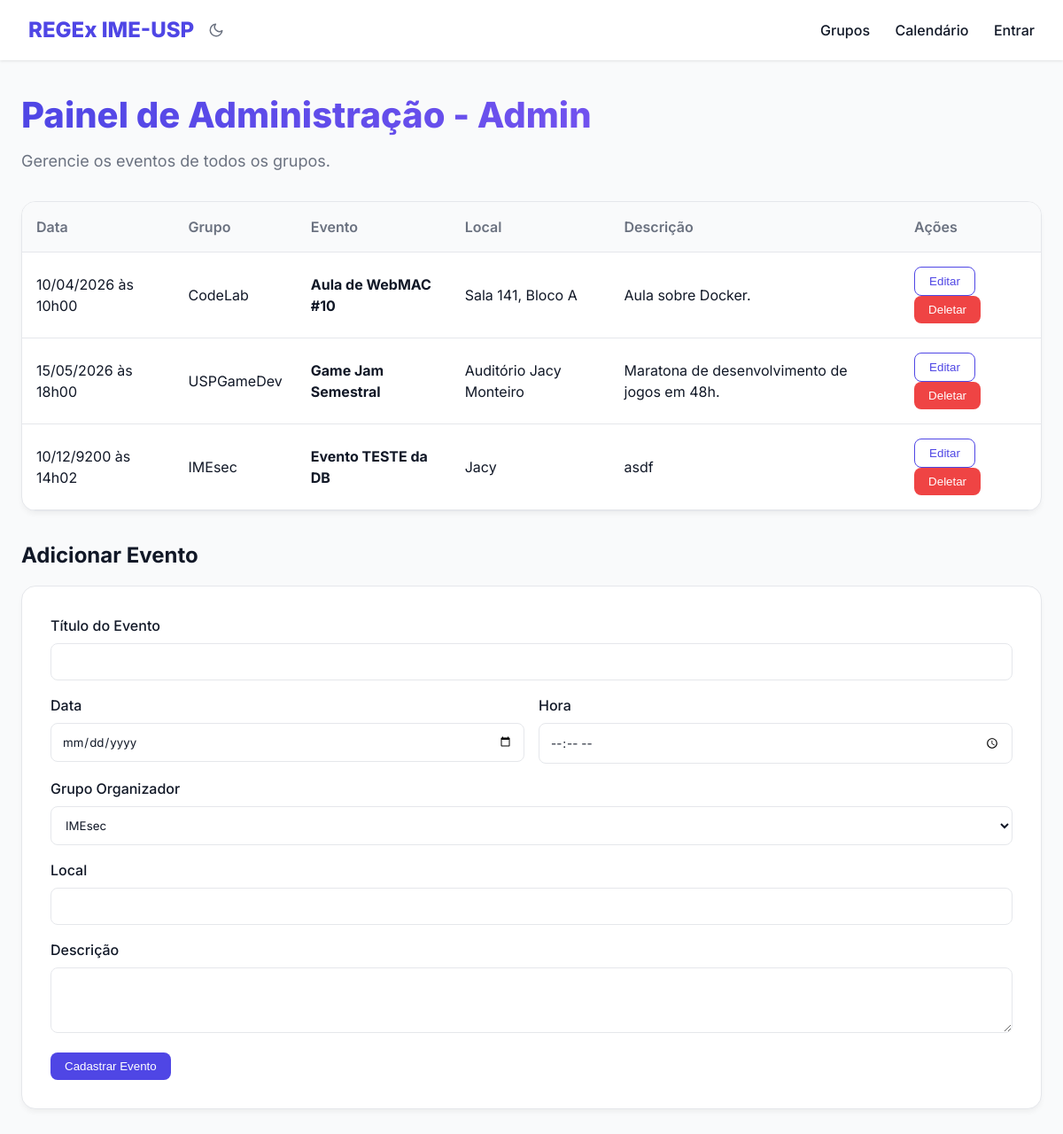
/admin, run on an earlier commit of the app's database.
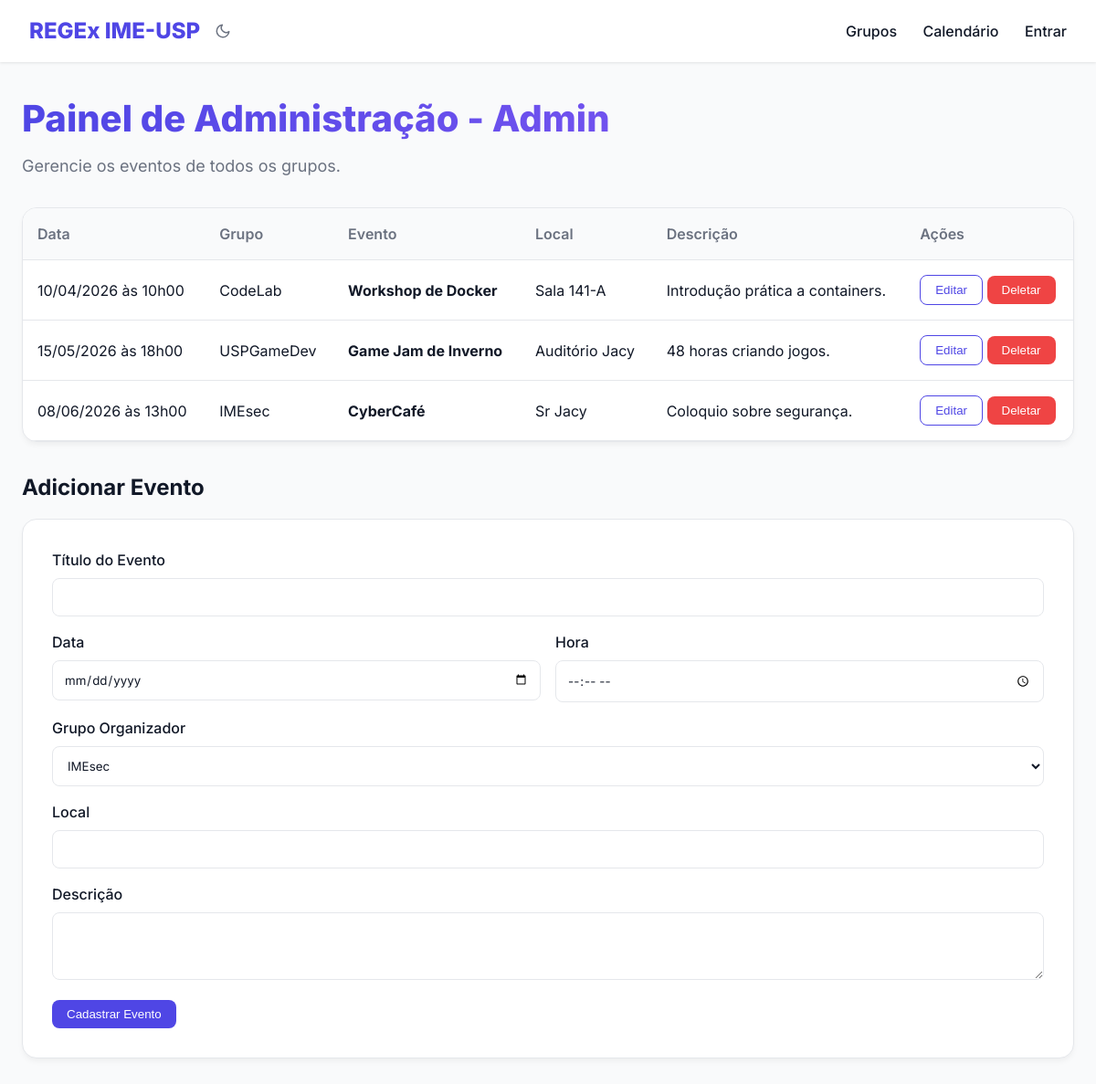
And on a later commit of the database.
### models.py (models this page shows)
class Event(SQLModel, table=True):
    id: Optional[int] = Field(default=None, primary_key=True)
    title: str
    date: str
    location: str = Field(default="")
    description: str
    group_id: Optional[int] = Field(default=None, foreign_key="extensiongroup.id")
    group: Optional[ExtensionGroup] = Relationship(back_populates="events")

class ExtensionGroup(SQLModel, table=True):
    id: Optional[int] = Field(default=None, primary_key=True)
    name: str
    description: str
    logo_url: str
    website: Optional[str] = Field(default=None)
    events: List["Event"] = Relationship(back_populates="group")

### main.py (the view)
@app.get("/admin", response_class=HTMLResponse)
async def admin_page(request: Request, session: Session = Depends(get_session)):
    token = request.cookies.get("access_token")
    user = None
    if token:
        try:
            payload = jwt.decode(token, SECRET_KEY, algorithms=[ALGORITHM])
            user = {"username": payload.get("sub"), "role": payload.get("role"), "group_id": payload.get("group_id")}
        except:
            pass
    events = session.exec(select(Event).order_by(Event.date)).all()
    groups = session.exec(select(ExtensionGroup)).all()
    current_group = None
    if user and user["role"] == "group":
        current_group = session.get(ExtensionGroup, user["group_id"])
    return templates.TemplateResponse(
        request=request,
        name="admin.html",
        context={"request": request, "events": events, "groups": groups, "current_group": current_group}
    )

### templates/admin.html (shortened to what this page needs)
{% extends "base.html" %}
{% block content %}
<h1>Painel de Administração - {{ current_group.name if current_group else 'Admin' }}</h1>
<p class="subtitle">
    {% if current_group %}
    Gerencie os dados do grupo {{ current_group.name }}.
    {% else %}
    Gerencie os eventos de todos os grupos.
    {% endif %}
</p>
<div class="table-container">
    <table>
        <thead>
            <tr>
                <th>Data</th>
                <th>Grupo</th>
                <th>Evento</th>
                <th>Local</th>
                <th>Descrição</th>
                <th>Ações</th>
            </tr>
        </thead>
        <tbody id="events-tbody">
            {% for event in events %}
            {% include "components/event_row_admin.html" %}
            {% endfor %}
        </tbody>
    </table>
</div>
<h2 style="margin-top: 2rem;">Adicionar Evento</h2>
<div class="card" style="margin-top: 1rem; padding: 2rem;">
    <form hx-post="/events" hx-target="#events-tbody" hx-swap="beforeend" hx-on::after-request="this.reset()">
        <div class="form-group">
            <label for="title">Título do Evento</label>
            <input type="text" id="title" name="title" required>
        </div>
        <div style="display: flex; gap: 1rem;">
            <div class="form-group" style="flex: 1;">
                <label for="date">Data</label>
                <input type="date" id="date" name="date" required>
            </div>
            <div class="form-group" style="flex: 1;">
                <label for="time">Hora</label>
                <input type="time" id="time" name="time" required>
            </div>
        </div>
        <div class="form-group">
            <label for="group_id">Grupo Organizador</label>
            <select id="group_id" name="group_id" required>
                {% for group in groups %}
                <option value="{{ group.id }}">{{ group.name }}</option>
                {% endfor %}
            </select>
        </div>
        <div class="form-group">
            <label for="location">Local</label>
            <input type="text" id="location" name="location">
        </div>
        <div class="form-group">
            <label for="description">Descrição</label>
            <textarea id="description" name="description" rows="3" required></textarea>
        </div>
        <button type="submit" class="btn">Cadastrar Evento</button>
    </form>
</div>
{% endblock %}

### templates/components/event_row_admin.html
<tr id="event-row-{{ event.id }}" class="admin-event-row" data-group-id="{{ event.group_id }}">
    <td>{{ event.date | datetime }}</td>
    <td>{{ event.group.name if event.group else '-' }}</td>
    <td><strong>{{ event.title }}</strong></td>
    <td>{{ event.location }}</td>
    <td>{{ event.description }}</td>
    <td>
        <button class="btn btn-outline"
                hx-get="/events/{{ event.id }}/edit"
                hx-target="#event-row-{{ event.id }}"
                hx-swap="outerHTML">
            Editar
        </button>
        <button class="btn btn-danger"
                hx-delete="/events/{{ event.id }}"
                hx-target="#event-row-{{ event.id }}"
                hx-swap="outerHTML"
                hx-confirm="Deletar este evento?">
            Deletar
        </button>
    </td>
</tr>

What changed in the data, as far as the page shows it:
changed Event "CodeLab": title "Aula de WebMAC #10" → "Workshop de Docker"; location "Sala 141, Bloco A" → "Sala 141-A"; description "Aula sobre Docker." → "Introdução prática a containers."
changed Event "USPGameDev": title "Game Jam Semestral" → "Game Jam de Inverno"; location "Auditório Jacy Monteiro" → "Auditório Jacy"; description "Maratona de desenvolvimento de jogos em 48h." → "48 horas criando jogos."
changed Event "IMEsec": date "10/12/9200 às 14h02" → "08/06/2026 às 13h00"; title "Evento TESTE da DB" → "CyberCafé"; location "Jacy" → "Sr Jacy"; description "asdf" → "Coloquio sobre segurança."
